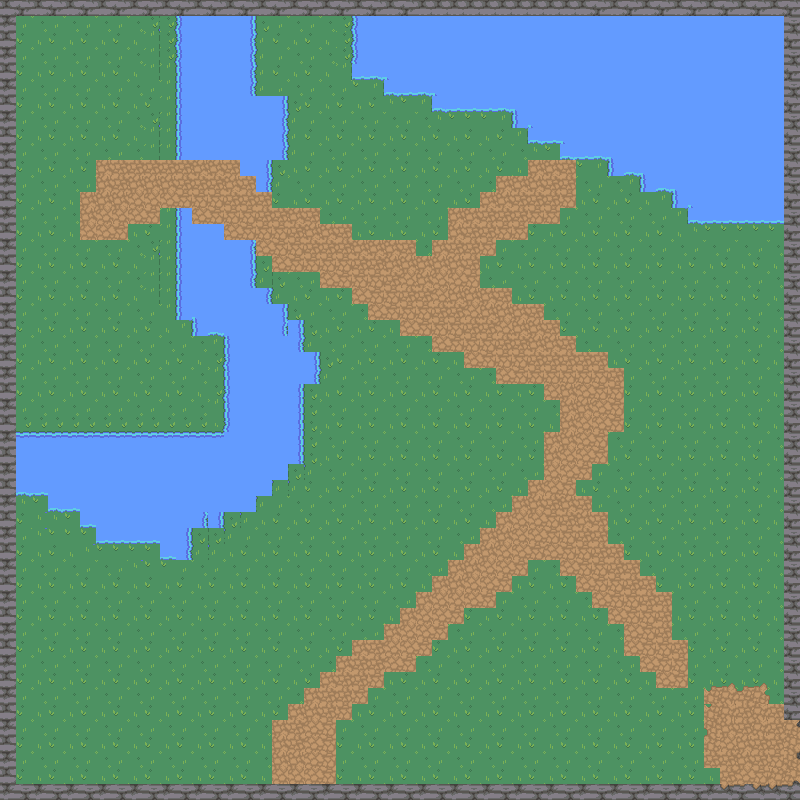

Tiled map render using the project's own tile images. Description and the map definition, with tile-layer contents summarised, below:
An orthogonal 50x50 tile map with 16x16 px tiles, 4 tile layers (Background, Walls, Water, Paths) and 43 objects (42x collision, player_spawn).

<map version="1.5" tiledversion="1.7.2" orientation="orthogonal" renderorder="right-down" width="50" height="50" tilewidth="16" tileheight="16" infinite="0" nextlayerid="7" nextobjectid="58">
 <tileset firstgid="1" source="../tileset/NatureTiles.tsx" />
 <layer id="1" name="Background" width="50" height="50">
  <data>[2500 cells, 2500 non-empty, 4 distinct tile ids]</data>
 </layer>
 <layer id="2" name="Walls" width="50" height="50">
  <data>[2500 cells, 196 non-empty, 4 distinct tile ids]</data>
 </layer>
 <layer id="3" name="Water" width="50" height="50">
  <data>[2500 cells, 671 non-empty, 54 distinct tile ids]</data>
 </layer>
 <layer id="4" name="Paths" width="50" height="50">
  <data>[2500 cells, 324 non-empty, 4 distinct tile ids]</data>
 </layer>
 <objectgroup id="5" name="Spawns">
  <object id="1" name="player_spawn" x="114.5" y="194.5">
   <point />
  </object>
 </objectgroup>
 <objectgroup id="6" name="Collisions">
  <object id="6" type="collision" x="355" y="16.25" width="37" height="60.25" />
  <object id="7" type="collision" x="384" y="79" width="62" height="15" />
  <object id="14" type="collision" x="2" y="1" width="796" height="18" />
  <object id="15" type="collision" x="785" y="23" width="14" height="775" />
  <object id="16" type="collision" x="-1" y="784" width="801" height="14" />
  <object id="17" type="collision" x="2" y="2" width="12" height="788" />
  <object id="18" type="collision" x="176" y="209" width="17" height="109" />
  <object id="20" type="collision" x="194" y="223.75" width="30.75" height="14.25" />
  <object id="21" type="collision" x="224.5" y="239.75" width="31.25" height="48.75" />
  <object id="22" type="collision" x="193.25" y="319" width="32.25" height="17.25" />
  <object id="23" type="collision" x="226.25" y="319.75" width="14.25" height="108.5" />
  <object id="24" type="collision" x="50.75" y="430.75" width="189.75" height="17" />
  <object id="25" type="collision" x="16.5" y="432.25" width="33.25" height="14" />
  <object id="26" type="collision" x="16.25" y="481.25" width="32" height="14.25" />
  <object id="27" type="collision" x="49.75" y="495.25" width="29.5" height="14" />
  <object id="28" type="collision" x="80.5" y="513.5" width="15.5" height="12.25" />
  <object id="29" type="collision" x="98" y="529" width="62.25" height="12.25" />
  <object id="31" type="collision" x="160" y="528.25" width="31.75" height="28.75" />
  <object id="32" type="collision" x="192.75" y="512.75" width="31.25" height="13" />
  <object id="33" type="collision" x="223.75" y="496.5" width="31.5" height="14.75" />
  <object id="34" type="collision" x="256.25" y="481" width="14.75" height="13.75" />
  <object id="35" type="collision" x="272.75" y="464.5" width="14.75" height="14.75" />
  <object id="36" type="collision" x="288" y="384.25" width="14" height="81" />
  <object id="37" type="collision" x="300.25" y="463.75" width="3" height="0.75" />
  <object id="40" type="collision" x="255.5" y="287.5" width="16" height="16.25" />
  <object id="41" type="collision" x="271.75" y="304.75" width="16" height="15.25" />
  <object id="42" type="collision" x="288" y="320.5" width="15.25" height="31" />
  <object id="43" type="collision" x="287.5" y="352.25" width="32.75" height="31.25" />
  <object id="44" type="collision" x="255.5" y="160" width="15" height="30.5" />
  <object id="45" type="collision" x="240" y="160.75" width="14.75" height="16.25" />
  <object id="46" type="collision" x="178.25" y="143.25" width="109.25" height="16.25" />
  <object id="47" type="collision" x="178.25" y="19.5" width="13" height="123.75" />
  <object id="48" type="collision" x="239.75" y="19.5" width="15.25" height="76.75" />
  <object id="49" type="collision" x="255.75" y="96.5" width="31.25" height="46.5" />
  <object id="50" type="collision" x="431.5" y="95" width="79.5" height="16.5" />
  <object id="51" type="collision" x="513.5" y="110.5" width="15" height="17.5" />
  <object id="52" type="collision" x="527.5" y="126.5" width="47" height="15.5" />
  <object id="53" type="collision" x="560" y="140.5" width="64" height="19" />
  <object id="54" type="collision" x="688.5" y="207.5" width="95.5" height="13" />
  <object id="55" type="collision" x="673.5" y="190" width="31" height="16.5" />
  <object id="56" type="collision" x="643.5" y="176" width="42.5" height="14" />
  <object id="57" type="collision" x="609" y="159" width="46" height="15.5" />
 </objectgroup>
</map>
